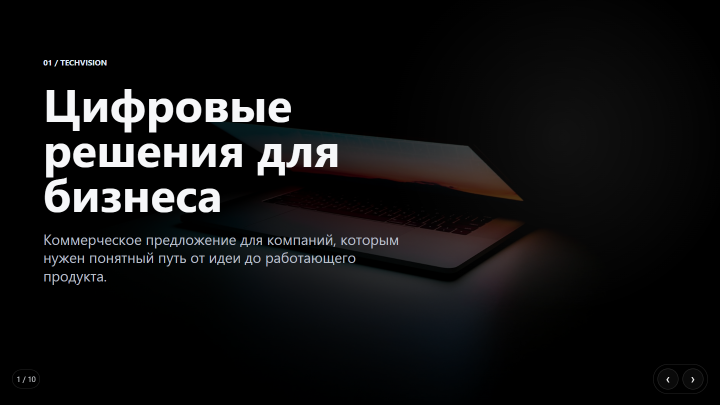
#> input picture 01_TechVision/exports/html_slides/slide_01.png, 1440 x 810 px (shown at 1/2 size); its folder holds only this picture in this run
$ python make_html_contact_sheet.py
#> lines starting #> are read from the running program, lines starting #| are printed output that depends on the picture
from pathlib import Path
from PIL import Image, ImageOps, ImageDraw
src = Path(r'C:\Users\Querido Amigo\Desktop\Портфолио\01_TechVision\exports\html_slides')
out = Path(r'C:\Users\Querido Amigo\Desktop\Портфолио\01_TechVision\exports\html_contact_sheet.jpg')
files = sorted(src.glob('slide_*.png'))
thumb_w, thumb_h = 360, 203
cols = 2
rows = (len(files) + cols - 1) // cols
sheet = Image.new('RGB', (thumb_w * cols, thumb_h * rows), (0, 0, 0))
#> sheet: PIL image 720x203 RGB; every value is 0
for i, f in enumerate(files):
    img = Image.open(f).convert('RGB')
#> img is the input picture: PIL image 1440x810 RGB; mean R, G, B 16.8, 16.7, 17.2
    img = ImageOps.fit(img, (thumb_w, thumb_h), method=Image.Resampling.LANCZOS)
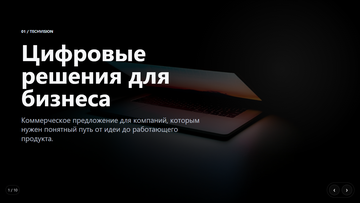
#> img: PIL image 360x203 RGB; mean R, G, B 17, 16.9, 17.4
    d = ImageDraw.Draw(img)
    d.rectangle((0, 0, 52, 24), fill=(0, 0, 0))
    d.text((8, 6), f.stem[-2:], fill=(255, 255, 255))
    sheet.paste(img, ((i % cols) * thumb_w, (i // cols) * thumb_h))
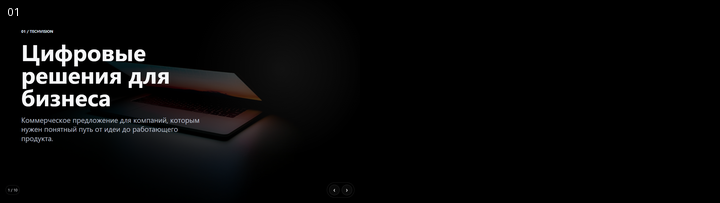
#> sheet: PIL image 720x203 RGB; mean R, G, B 8.5, 8.5, 8.8
sheet.save(out, quality=92)
print(out)

$ run again, on 01_TechVision/exports/html_slides/slide_05.png
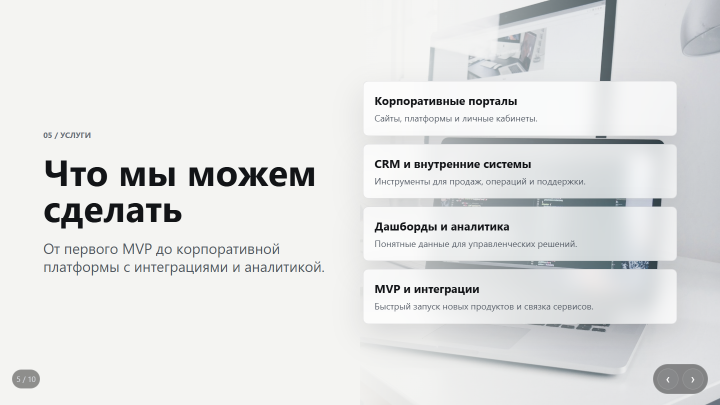
#> input picture 01_TechVision/exports/html_slides/slide_05.png, 1440 x 810 px (shown at 1/2 size)
#> img is the input picture: PIL image 1440x810 RGB; mean R, G, B 226.3, 227.4, 227.2
#> `img = ImageOps.fit(img, (thumb_w, thumb_h), method=Image.Resampling.LA..`:
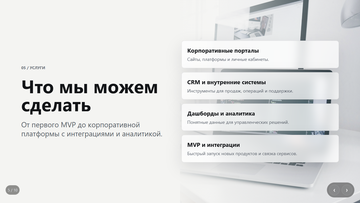
#> img: PIL image 360x203 RGB; mean R, G, B 226.3, 227.3, 227.2
#> `sheet.paste(img, ((i % cols) * thumb_w, (i // cols) * thumb_h))`:
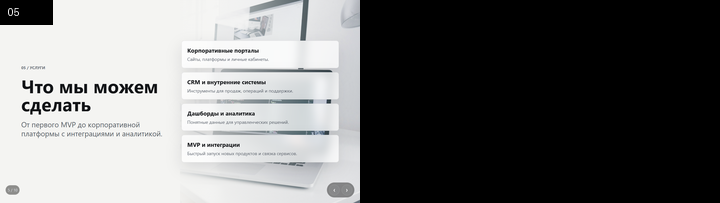
#> sheet: PIL image 720x203 RGB; mean R, G, B 111, 111.5, 111.4

$ run again, on 01_TechVision/exports/html_slides/slide_06.png
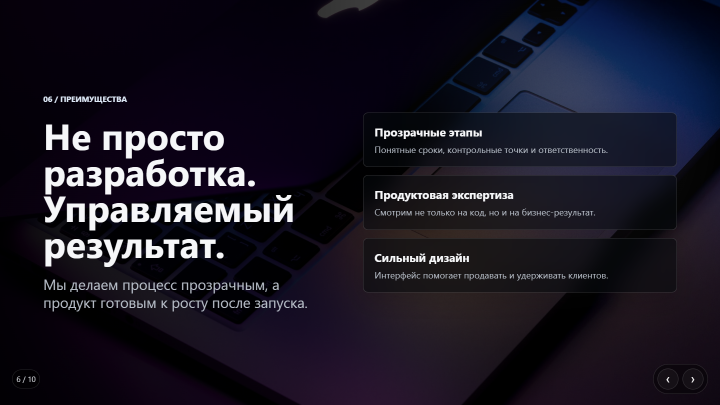
#> input picture 01_TechVision/exports/html_slides/slide_06.png, 1440 x 810 px (shown at 1/2 size)
#> img is the input picture: PIL image 1440x810 RGB; mean R, G, B 25.6, 22.7, 35.4
#> `img = ImageOps.fit(img, (thumb_w, thumb_h), method=Image.Resampling.LA..`:
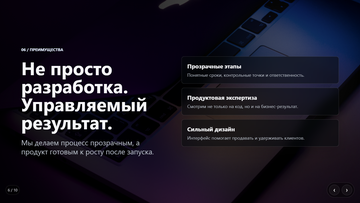
#> img: PIL image 360x203 RGB; mean R, G, B 25.7, 22.9, 35.4
#> `sheet.paste(img, ((i % cols) * thumb_w, (i // cols) * thumb_h))`:
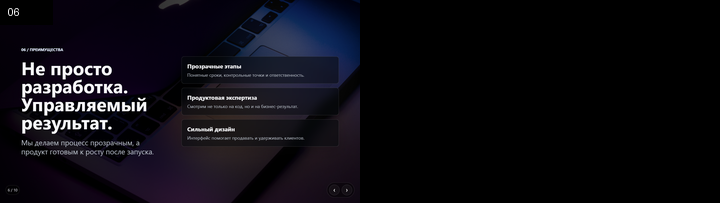
#> sheet: PIL image 720x203 RGB; mean R, G, B 12.8, 11.5, 17.6

$ run again, on 01_TechVision/exports/html_slides/slide_07.png
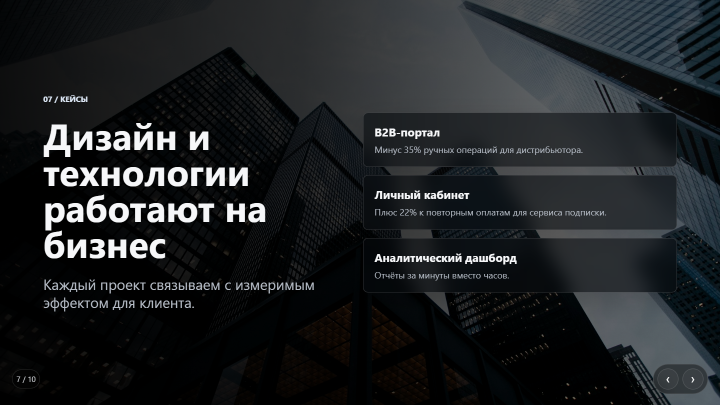
#> input picture 01_TechVision/exports/html_slides/slide_07.png, 1440 x 810 px (shown at 1/2 size)
#> img is the input picture: PIL image 1440x810 RGB; mean R, G, B 31.3, 34.2, 36.4
#> `img = ImageOps.fit(img, (thumb_w, thumb_h), method=Image.Resampling.LA..`:
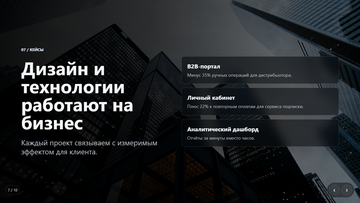
#> img: PIL image 360x203 RGB; mean R, G, B 31.5, 34.4, 36.5
#> `sheet.paste(img, ((i % cols) * thumb_w, (i // cols) * thumb_h))`:
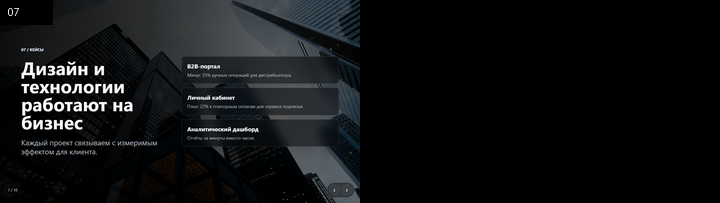
#> sheet: PIL image 720x203 RGB; mean R, G, B 15.7, 17.1, 18.2

$ run again, on 01_TechVision/exports/html_slides/slide_02.png
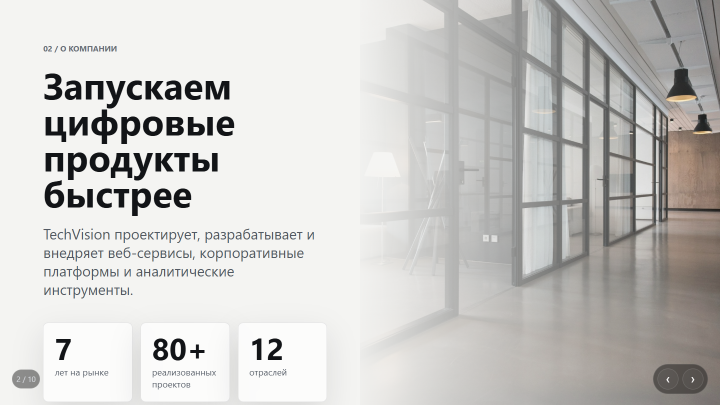
#> input picture 01_TechVision/exports/html_slides/slide_02.png, 1440 x 810 px (shown at 1/2 size)
#> img is the input picture: PIL image 1440x810 RGB; mean R, G, B 203.1, 202.2, 200
#> `img = ImageOps.fit(img, (thumb_w, thumb_h), method=Image.Resampling.LA..`:
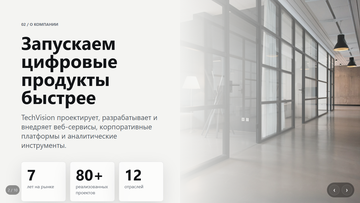
#> img: PIL image 360x203 RGB; mean R, G, B 203.1, 202.2, 200
#> `sheet.paste(img, ((i % cols) * thumb_w, (i // cols) * thumb_h))`:
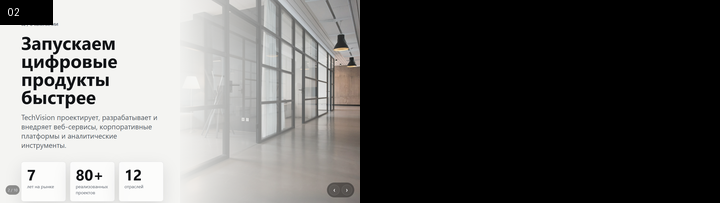
#> sheet: PIL image 720x203 RGB; mean R, G, B 99.4, 98.9, 97.9
